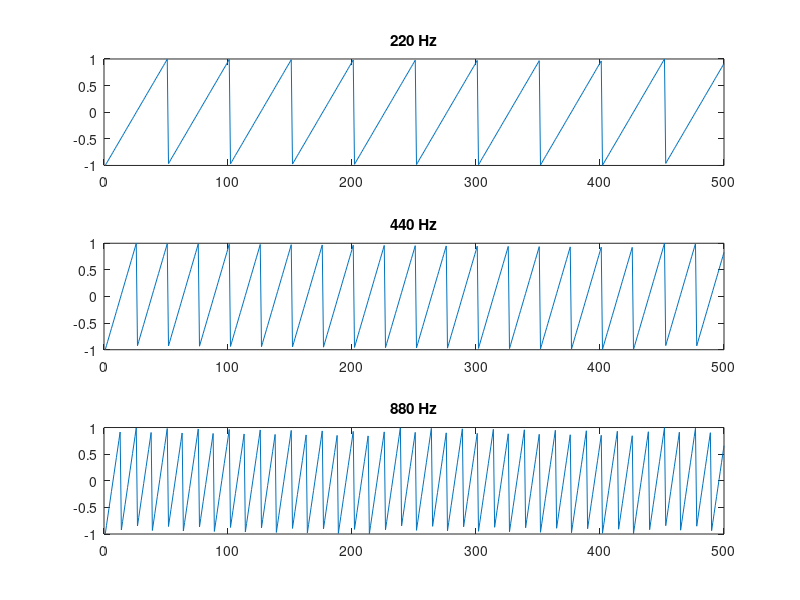

Source code (MATLAB):
amp = 1;
F_s = 11025;
F_w1 = 220;
F_w2 = 440;
F_w3 = 880;

nsec = 2;
dur = nsec*F_s;

n = 0:dur;

y1 = amp*sawtooth(2*pi*n*F_w1/F_s);
y2 = amp*sawtooth(2*pi*n*F_w2/F_s);
y3 = amp*sawtooth(2*pi*n*F_w3/F_s);

figure(14)
subplot(3,1,1)
plot(y1(1:500))
title('220 Hz')
subplot(3,1,2)
plot(y2(1:500))
title('440 Hz')
subplot(3,1,3)
plot(y3(1:500))
title('880 Hz')
